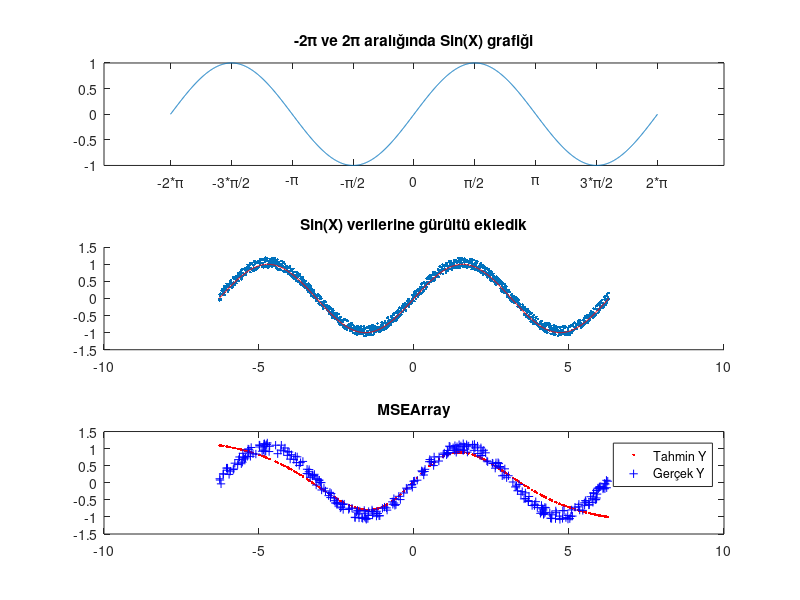

MATLAB code for this plot:
%% AÇIKLAMA
% Tek gizli katmandan oluşan bir temiz Extreme Learning Machine (ELM)
% yapısı var. Hücre sayısı kod içerisinde belirlenebiliyor. sin(x)
% verilerini tahmin etmeye çalışan bir ELM yapısı kurgulandı.
% 
% ELM yapısında iterasyon veya geri yayılım gibi işlemler bulunmamaktadır.
% Giriş ağırlıkları rastgele belirlendikten sonra, gizli katman çıkışındaki
% β ağırlıkları numerik olarak hesaplanmaktadır. Burada ters matris işlemi
% için Pseudo-Inverse yöntemi kullanılır. Modelin fit edilmesi (eğitilmesi)
% sırasında hesaplanan tek parametre, β vektörüdür. Onun dışındaki
% parametreler, ilk atandığı zamanki gibi kullanılır. İterasyon olmadığı
% için çok hızlı eğitilen bir YSA türüdür.
% 
% Kodların orjinal kaynağı:
% https://github.com/alanrabelo/Extreme-Learning-Machines/blob/master/main.m
%
% Murat Özalp

%% Temizle
clear variables;
close all;

%% 1 Giriş (X) ve 1 çıkış (Y) için veri seti (sin_x) oluştur
X = linspace(-2*pi,2*pi,1500);
Y = sin(X);
subplot(3,1,1); plot(X,Y);
title('-2\pi ve 2\pi aralığında Sin(X) grafiği')
set(gca,'XTick',-2*pi:pi/2:2*pi) 
set(gca,'XTickLabel',{'-2*\pi','-3*\pi/2','-\pi','-\pi/2','0','\pi/2','\pi','3*\pi/2','2*\pi'})

% Y Verilerine gürültü ekle. Tam gerçek sin(x) verileri yerine yaklaşık
% verilerle eğitim  test yapacağız.
gurultu = rand(1, length(Y)) .* 0.3 - 0.1; %-0.1 değerini ben ekledim. Bunu koymayınca, hep sin(x) eğrisinin üstünde oluyor gürültüler.
Y_Orjinal=Y;
Y = Y + gurultu;
subplot(3,1,2); scatter(X,Y,'.')
hold on; plot(X,Y_Orjinal,'r');
title('Sin(X) verilerine gürültü ekledik')

%% Eğitim ve test verilerini ayır
% X sayısı kadar rastgele sayı oluşturup randIndexes vektörüne atıyoruz.
% Daha sonra; randIndexes'in ilk %80 değerine göre veri setinden indexleyerek değer çekiyoruz.
randIndexes = randperm(length(X)); % X sayısı kadar rasgele sayı üret
X_egitim = X(randIndexes(1:floor(length(X) * 0.8))); % Rasgele %80 eğitim verisi
X_test = X(randIndexes(floor(length(X) * 0.8) + 1:end)); % Gerisi test verisi
Y_egitim = Y(randIndexes(1:floor(length(Y) * 0.8)));
Y_test = Y(randIndexes(floor(length(Y) * 0.8) + 1:end));

%% Eğitim hesap
HucreSayisi=3;
W = rand(HucreSayisi,1); % Giriş katmanı ağırlıklarını rastgele belirle
NetGirisler = W * X_egitim; % Ağırlıklar ile girişleri çarp. Aktivasyon fonksiyonu için net girişleri hesapla
H = 1 ./ (1 + exp(-NetGirisler)); % Aktivasyon fonksiyonu olarak Sigmoid kullandık. H (Huang) matrisini elde ettik.
inverse = pinv(H); % Ters matris işlemi (Pseudo-Inverse, Moore–Penrose Inverse)
Beta = Y_egitim * inverse; % Beta değerleri bulundu. Model fit edilmiş (eğitilmiş) oldu.

%% Test hesap
NetGirisTest = W * X_test; % Ağırlıklar ile girişleri çarp. Aktivasyon fonksiyonu için net girişleri hesapla
Htest = 1 ./ (1 + exp(-NetGirisTest)); % Aktivasyon fonksiyonu olarak Sigmoid kullandık. H (Huang) matrisini elde ettik.
Y_tahmin = Beta * Htest; % H matrisi ile Beta ağırlıkları çarpılarak test çıkışları elde edildi.
MSE = sqrt(sum((Y_tahmin - Y_test).^2)); % Hatasız YSA olmaz. Ortalama kare hata hesabı.

%% Çıkarım
% sin(x) fonksiyonu için çıkarım yapmak istiyoruz. Bunun için OrnekX
% şeklinde bir değişkeni giriş olarak ELM'ye gönderiyoruz.
OrnekX=pi/2;
NetGirisCikarim = W * OrnekX;
Hcikarim = 1 ./ (1 + exp(-NetGirisCikarim));        
OrnekY = Beta * Hcikarim;
%disp(["Sin(x) tahmini için, ",OrnekX, "şeklinde bir girişe karşılık elde edilen sonuç: ", OrnekY, "olmuştur"])
fprintf('\nSin(x) tahmini için, %4.2f (%2.1f pi) olarak verilen bir giriş için hesaplanan çıktı %4.2f olmuştur\n',OrnekX,OrnekX/pi,OrnekY)
fprintf('Sin(%4.2f) için gerçek değer ise %4.2f olmalıdır\n',OrnekX, sin(OrnekX))
fprintf('Eğitilen sistem, %%%4.2f hata yapmıştır.\n\n',abs(100*(sin(OrnekX)-OrnekY)))

%% Grafikler
subplot(3,1,3); plot(X_test,Y_tahmin, 'r.'); hold on; plot(X_test,Y_test, 'b+'); title('MSEArray')
legend('Tahmin Y','Gerçek Y')
